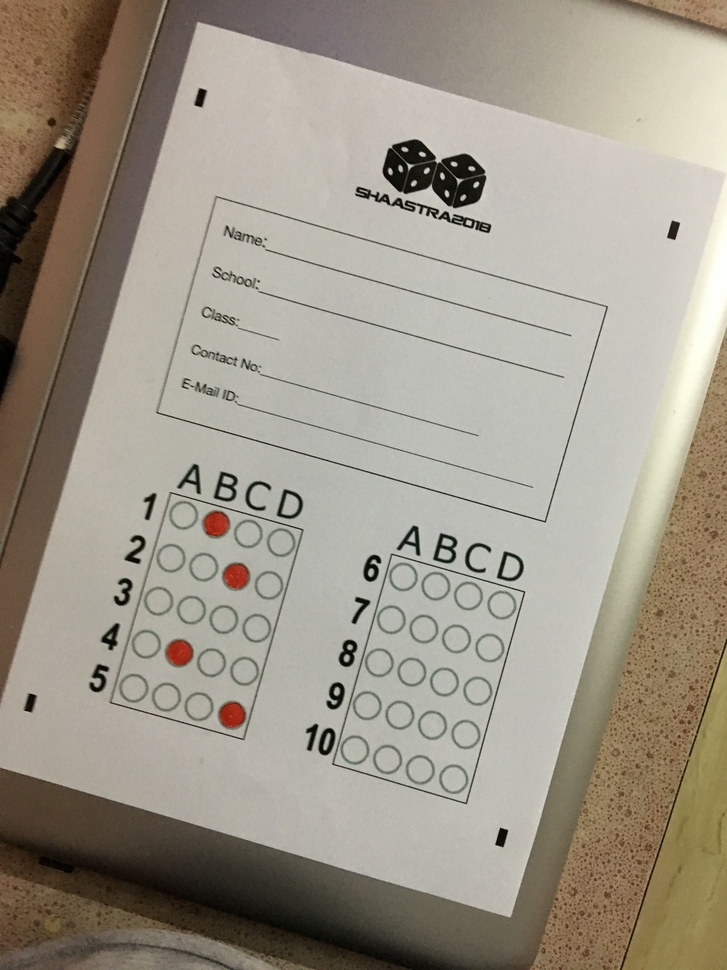
#> input picture omr_scanner.jpg, 727 x 970 px, shrunk from 3024 x 4032 before the run
$ python omr.py   (Python 2 division)   (older library calls are emulated)
#> lines starting #> are read from the running program, lines starting #| are printed output that depends on the picture; after the words box and inside, x2 and y2 are one past the last pixel; in counts of white or black regions, pixels touching at a corner belong together
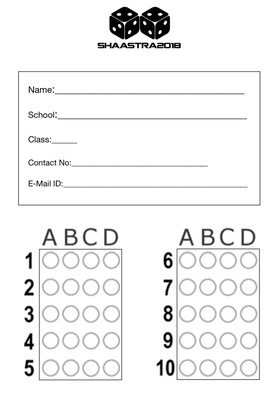
#> input picture omr_sheet.jpg, 278 x 401 px, shrunk from 1155 x 1668 before the run
#> in main, img2 is the input picture: shape (401, 278); min 0, max 255, mean 241.8
'''
Code to read OMR Sheets using OpenCV
'''
import cv2
import numpy as np
from imutils import contours
import imutils
import argparse
import pytesseract as tesseract
from PIL import Image
import sys

def trans_OMR(img1, img2):
    '''
    Function to get the perspective of the OMR
    Inputs:img1: source image
           img2: template for perspective
    '''
    MIN_MATCH_COUNT = 10
    sift = cv2.xfeatures2d.SIFT_create()
    kp1, des1 = sift.detectAndCompute(img1, None)
#> kp1 = 2475 keypoints; strongest (x, y, size): (447, 194, 3.5), (442, 176, 3.6), (427, 171, 3.6), (476, 184, 3.6)
    kp2, des2 = sift.detectAndCompute(img2, None)
#> kp2 = 409 keypoints; strongest (x, y, size): (165, 23, 2.2), (129, 32, 2.2), (144, 23, 2.2), (114, 29, 2.2)

    FLANN_INDEX_KDTREE = 0
    index_params = dict(algorithm=FLANN_INDEX_KDTREE, trees=5)
    search_params = dict(checks=50)

    flann = cv2.FlannBasedMatcher(index_params, search_params)

    matches = flann.knnMatch(des1, des2, k=2)
#> matches = 2475 matches

    # store all the good matches as per Lowe's ratio test.
    good = []
    for m, n in matches:
        if m.distance < 0.7*n.distance:
            good.append(m)
#> after the loop, good = 174 matches

    if len(good) > MIN_MATCH_COUNT:
        src_pts = np.float32([kp1[m.queryIdx].pt for m in good]).reshape(-1, 1, 2)
#> src_pts = 174 rows, first 8: [95.77, 674.7], [95.77, 674.7], [97.05, 682.1], [99.78, 667], [105.5, 668.6], [114.8, 628.7], [114.8, 628.7], [116.2, 599]
        dst_pts = np.float32([kp2[m.trainIdx].pt for m in good]).reshape(-1, 1, 2)
#> dst_pts = 174 rows, first 8: [26.36, 366.4], [26.36, 366.4], [28.61, 370.1], [27.3, 361.3], [31.4, 361.1], [30.17, 336.2], [30.17, 336.2], [25.89, 319]

        M, mask = cv2.findHomography(src_pts, dst_pts, cv2.RANSAC, 5.0)
#> M = [[0.574, 0.162, -138], [-0.16, 0.574, -7.28], [3.12e-06, -5.34e-06, 1]]; mask = 174 values, max 1 at index 0, min 0 at index 9, mean 0.609
        matchesMask = mask.ravel().tolist()
#> matchesMask has the same summary as mask

        h, w = img1.shape
#> h = 970; w = 727
        pts = np.float32([[0, 0], [0, h-1], [w-1, h-1], [w-1, 0]]).reshape(-1, 1, 2)
#> pts = [[0, 0], [0, 969], [726, 969], [726, 0]]
        dst = cv2.warpPerspective(img1, M, (img2.shape[1], img2.shape[0]))
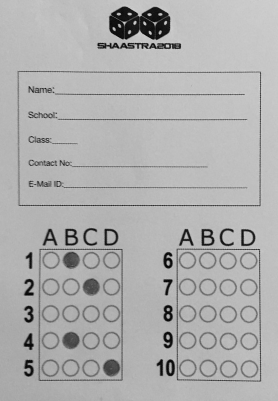
#> dst: shape (401, 278); min 4, max 208, mean 175

    else:
        print "Not enough matches are found - %d/%d" % (len(good), MIN_MATCH_COUNT)
        matchesMask = None

    print ("Extracted transform")
    cv2.namedWindow('Trans', cv2.WINDOW_NORMAL)
    cv2.imshow('Trans', dst)
    cv2.waitKey(0)
    return dst

def roi_extractor(img):
    '''
    Extract the ROI for details of a candidate and the answers marked by him
    '''
    _,img_inv = cv2.threshold(img,135,255,cv2.THRESH_BINARY_INV)
#> img_inv: shape (401, 278); 9% white; 147 white regions (67 under 20 px), largest, box (x1, y1, x2, y2) and area: (109, 6, 170, 40) 1489, (38, 249, 123, 381) 548, (97, 43, 181, 49) 397
    kernel=np.ones((5,5))
    img_inv = cv2.morphologyEx(img_inv, cv2.MORPH_CLOSE, kernel)
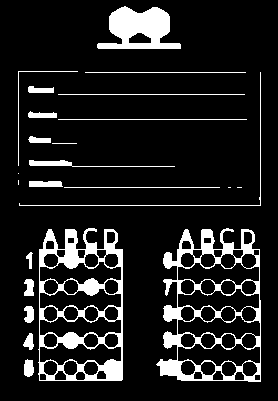
#> img_inv: shape (401, 278); 12.2% white; 24 white regions (4 under 20 px)
    _, cnts, _ = cv2.findContours(img_inv, cv2.RETR_EXTERNAL, cv2.CHAIN_APPROX_SIMPLE)
#> cnts = 24 contours, 11 with area under 20; largest, box (x1, y1, x2, y2) and area: (156, 228, 261, 382) 12394, (38, 228, 123, 381) 11637, (97, 6, 181, 49) 2198, (29, 160, 175, 167) 174, (29, 181, 63, 187) 155
    area = []
    temp=np.zeros_like(img)
    cv2.drawContours(temp,cnts,-1,255,5)
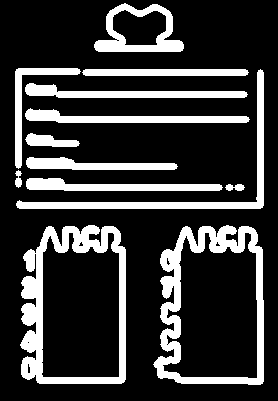
#> temp: shape (401, 278); 21.3% white; 13 white regions, largest, box (x1, y1, x2, y2) and area: (20, 225, 126, 384) 5277, (153, 225, 264, 385) 5037, (16, 69, 264, 209) 2655
    for i, cnt in enumerate(cnts):
        area.append(cv2.contourArea(cnt))
#> this loop made 24 passes
#> cnt on passes 8, 9, 10, 12, 13, 15, 17, 19, 22: [[237, 187], [241, 187]], [[228, 187], [230, 187]], [[64, 187], [219, 187]], [[18, 180], [18, 184]], [[18, 173]], [[52, 143], [76, 143]], [[58, 119], [246, 119]], [[58, 94], [244, 94]], [[85, 72], [245, 72]]
#> after the loop, area = [125.5, 94, 110, 112, 43.5, 12393.5, 11637, 0, 0, 0, 155, 0, 0, 173.5, 0, 94, 0, 118.5, 0, 110, 4, 0, 0.5, 2198]
    idx = np.argsort(area)
#> idx = 24 values, max 23 at index 21, min 0 at index 18, mean 11.5
    detail = cnts[idx[-1]]
#> detail = contour of 220 points, box (x1, y1, x2, y2) (156, 228, 261, 382), area 12394
    ans1 = cnts[idx[-2]]
#> ans1 = contour of 96 points, box (x1, y1, x2, y2) (38, 228, 123, 381), area 11637
    ans2 = cnts[idx[-3]]
#> ans2 = contour of 81 points, box (x1, y1, x2, y2) (97, 6, 181, 49), area 2198
    dc = cv2.boundingRect(detail)
#> dc = (156, 228, 105, 154)
    ac1 = cv2.boundingRect(ans1)
#> ac1 = (38, 228, 85, 153)
    ac2 = cv2.boundingRect(ans2)
#> ac2 = (97, 6, 84, 43)
    detl_roi = img[dc[1]+7:dc[1]+dc[3]-7, dc[0]+7:dc[0]+dc[2]-7]
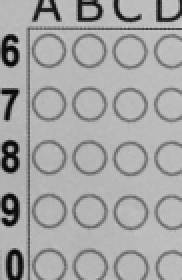
#> detl_roi: shape (140, 91) (shown 2 times larger); min 4, max 201, mean 164.9
    if ac1[0] > ac2[0]:
        ans1_roi=img[ac2[1]+7:ac2[1]+ac2[3]-7,ac2[0]+7:ac2[0]+ac2[2]-7]
        ans2_roi=img[ac1[1]+7:ac1[1]+ac1[3]-7,ac1[0]+7:ac1[0]+ac1[2]-7]
    else:
        ans1_roi=img[ac1[1]+7:ac1[1]+ac1[3]-7,ac1[0]+7:ac1[0]+ac1[2]-7]
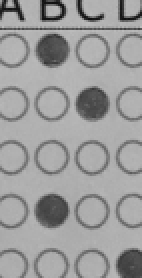
#> ans1_roi: shape (139, 71) (shown 2 times larger); min 15, max 189, mean 156.2
        ans2_roi=img[ac2[1]+7:ac2[1]+ac2[3]-7,ac2[0]+7:ac2[0]+ac2[2]-7]

    print ("Extracted Region of Interest")
    cv2.namedWindow('ROI',cv2.WINDOW_NORMAL)
    cv2.imshow('ROI',temp)
    cv2.waitKey(0)
    return detl_roi,ans1_roi,ans2_roi

def bubble_check(warped,bubbled_response):
    thresh = cv2.threshold(warped, 0, 255,cv2.THRESH_BINARY_INV | cv2.THRESH_OTSU)[1]
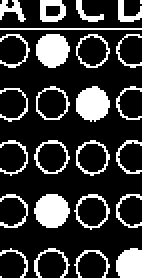
#> thresh: shape (139, 71) (shown 2 times larger); 21.4% white; 27 white regions (2 under 20 px)
    print ("Displaying Threshold Map")
    cv2.namedWindow('thresh', cv2.WINDOW_NORMAL)
    cv2.imshow('thresh', thresh)
    cv2.waitKey(0)
    # find contours in the thresholded image, then initialize
# the list of contours that correspond to questions
    cnts = cv2.findContours(thresh.copy(), cv2.RETR_EXTERNAL, cv2.CHAIN_APPROX_SIMPLE)
#> cnts = 27 contours, 10 with area under 20; largest, box (x1, y1, x2, y2) and area: (17, 97, 35, 114) 209, (37, 97, 55, 115) 208, (17, 70, 35, 87) 207, (38, 70, 55, 88) 204, (38, 43, 55, 61) 204
    cnts = cnts[1]
#> cnts = 27 rows, first 6: [1, -1, -1, -1], [2, 0, -1, -1], [3, 1, -1, -1], [4, 2, -1, -1], [5, 3, -1, -1], [6, 4, -1, -1]
    questionCnts = []

    # loop over the contours
    for c in cnts:
    	# compute the bounding box of the contour, then use the
    	# bounding box to derive the aspect ratio
    	(x, y, w, h) = cv2.boundingRect(c)
    	ar = w / float(h)
    	# in order to label the contour as a question, region
    	# should be sufficiently wide, sufficiently tall, and
    	# have an aspect ratio approximately equal to 1
    	if w >= 10 and h >= 10 and ar >= 0.9 and ar <= 1.1:
    		questionCnts.append(c)
#> this loop made 1 pass
#> after the loop, questionCnts = []
            # sort the question contours top-to-bottom, then initialize
    # the total number of correct answers
    questionCnts = contours.sort_contours(questionCnts, method="top-to-bottom")[0]
    # each question has 4 possible answers, to loop over the
    # question in batches of 4
    for (q, i) in enumerate(np.arange(0, len(questionCnts), 4)):
    	# sort the contours for the current question from
    	# left to right, then initialize the index of the
    	# bubbled answer
    	cnts = contours.sort_contours(questionCnts[i:i + 4])[0]
    	bubbled = None
        temporary = np.zeros_like(thresh)
        cv2.drawContours(temporary, cnts, -1, 255, 5)
        cv2.namedWindow('row_wise_bubble', cv2.WINDOW_NORMAL)
        cv2.imshow('row_wise_bubble', temporary)
        cv2.waitKey(0)
        # loop over the sorted contours
        for (j, c) in enumerate(cnts):
	    	# construct a mask that reveals only the current
	    	# "bubble" for the question
            mask = np.zeros(thresh.shape, dtype="uint8")
            cv2.drawContours(mask, [c], -1, 255, -1)
	        # apply the mask to the thresholded image, then
	    	# count the number of non-zero pixels in the
	    	# bubble area
            mask = cv2.bitwise_and(thresh, thresh, mask=mask)
            total = cv2.countNonZero(mask)
            area = cv2.contourArea(c)
            pix_percentage=float(total)/float(area)
	    	# if the current total has a larger number of total
	    	# non-zero pixels, then we are examining the currently
	    	# bubbled-in answer
            if bubbled is None or pix_percentage > bubbled[0]:
	    		bubbled = (pix_percentage, j+1)

        if bubbled[0] < 0.5:
            bubbled = (bubbled[0], 5)
        bubbled_response.append(bubbled[1])
    return bubbled_response

def main(input_image='omr_scanner.jpg'):
    img1 = cv2.imread(input_image,0)
    img2 = cv2.imread('omr_sheet.jpg',0)

    # Obtain transforms
    trans_img = trans_OMR(img1,img2)
    #
    detl_roi, ans1_roi, ans2_roi = roi_extractor(trans_img)
    bubbled = []
    bubbled = bubble_check(ans1_roi,bubbled)
    bubbled = bubble_check(ans2_roi,bubbled)
    print ("\n\n\nYour Responses: ")
    for i,b in enumerate(bubbled):
        if b == 1:
            print (str(i+1)+":  A")
        elif b == 2:
            print (str(i+1)+":  B")
        elif b == 3:
            print (str(i+1)+":  C")
        elif b == 4:
            print (str(i+1)+":  D")
        else:
            print (str(i+1)+": You have Not Marked Anything")
'''
Removed Tesseract portion
    (thresh,detl_roi) = cv2.threshold(detl_roi, 128, 255 ,cv2.THRESH_BINARY | cv2.THRESH_OTSU)
    cv2.imshow('test1',detl_roi)
    cv2.waitKey(0)
    tess_in = Image.fromarray(detl_roi)
    print (tess_in)
    tess_in.save('detailed_ROI.tiff')
    text=tesseract.image_to_string(Image.open('detailed_ROI.tiff'))
    print (text)
'''
if __name__=='__main__':
    if len(sys.argv)==2:
        main(sys.argv[1])
    if len(sys.argv)==1:
#> (the run stopped early here; a loop or call above may not have finished)
